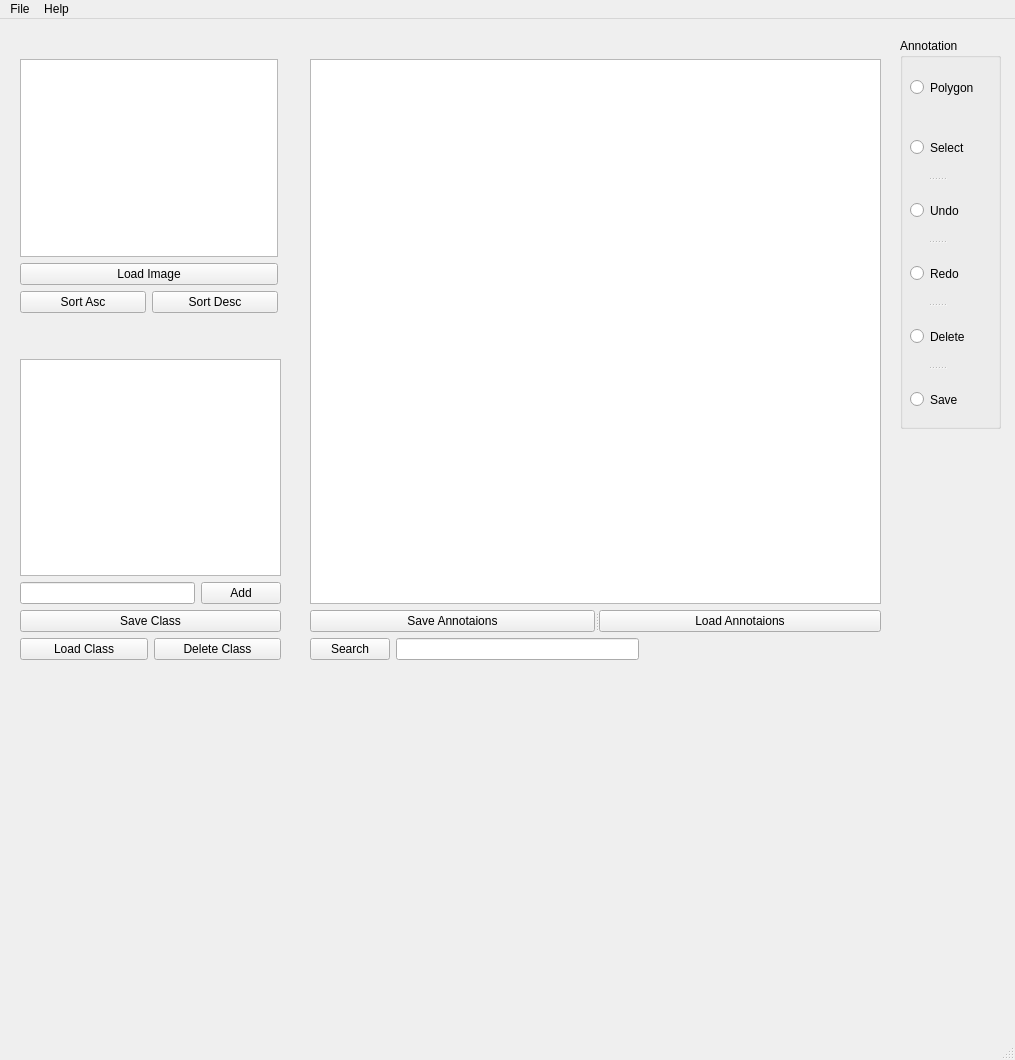
<?xml version="1.0" encoding="UTF-8"?>
<ui version="4.0">
 <class>MainWindow</class>
 <widget class="QMainWindow" name="MainWindow">
  <property name="geometry">
   <rect>
    <x>0</x>
    <y>0</y>
    <width>1015</width>
    <height>1060</height>
   </rect>
  </property>
  <property name="windowTitle">
   <string>MainWindow</string>
  </property>
  <widget class="QWidget" name="centralwidget">
   <widget class="QRadioButton" name="polyShape">
    <property name="geometry">
     <rect>
      <x>910</x>
      <y>60</y>
      <width>82</width>
      <height>17</height>
     </rect>
    </property>
    <property name="text">
     <string>Polygon</string>
    </property>
   </widget>
   <widget class="QGroupBox" name="groupBox_4">
    <property name="geometry">
     <rect>
      <x>900</x>
      <y>19</y>
      <width>101</width>
      <height>391</height>
     </rect>
    </property>
    <property name="title">
     <string>Annotation</string>
    </property>
    <widget class="QSplitter" name="splitter_4">
     <property name="geometry">
      <rect>
       <x>10</x>
       <y>80</y>
       <width>54</width>
       <height>311</height>
      </rect>
     </property>
     <property name="orientation">
      <enum>Qt::Vertical</enum>
     </property>
     <widget class="QRadioButton" name="radioButton_2">
      <property name="text">
       <string>Select</string>
      </property>
     </widget>
     <widget class="QRadioButton" name="radioButton_3">
      <property name="text">
       <string>Undo</string>
      </property>
     </widget>
     <widget class="QRadioButton" name="radioButton_5">
      <property name="text">
       <string>Redo</string>
      </property>
     </widget>
     <widget class="QRadioButton" name="radioButton_4">
      <property name="text">
       <string>Delete</string>
      </property>
     </widget>
     <widget class="QRadioButton" name="radioButton_6">
      <property name="text">
       <string>Save</string>
      </property>
     </widget>
    </widget>
   </widget>
   <widget class="QSplitter" name="splitter_5">
    <property name="geometry">
     <rect>
      <x>0</x>
      <y>0</y>
      <width>0</width>
      <height>0</height>
     </rect>
    </property>
    <property name="orientation">
     <enum>Qt::Vertical</enum>
    </property>
   </widget>
   <widget class="QWidget" name="layoutWidget">
    <property name="geometry">
     <rect>
      <x>20</x>
      <y>340</y>
      <width>261</width>
      <height>301</height>
     </rect>
    </property>
    <layout class="QVBoxLayout" name="verticalLayout">
     <item>
      <widget class="QListWidget" name="classList"/>
     </item>
     <item>
      <layout class="QHBoxLayout" name="horizontalLayout">
       <item>
        <widget class="QLineEdit" name="addClassText"/>
       </item>
       <item>
        <widget class="QPushButton" name="addClass">
         <property name="maximumSize">
          <size>
           <width>16777215</width>
           <height>30</height>
          </size>
         </property>
         <property name="text">
          <string>Add</string>
         </property>
        </widget>
       </item>
      </layout>
     </item>
     <item>
      <widget class="QPushButton" name="saveClass">
       <property name="text">
        <string>Save Class</string>
       </property>
      </widget>
     </item>
     <item>
      <layout class="QHBoxLayout" name="horizontalLayout_2">
       <item>
        <widget class="QPushButton" name="loadClass">
         <property name="text">
          <string>Load Class</string>
         </property>
        </widget>
       </item>
       <item>
        <widget class="QPushButton" name="deleteClass">
         <property name="text">
          <string>Delete Class</string>
         </property>
        </widget>
       </item>
      </layout>
     </item>
    </layout>
   </widget>
   <widget class="QWidget" name="">
    <property name="geometry">
     <rect>
      <x>310</x>
      <y>40</y>
      <width>571</width>
      <height>601</height>
     </rect>
    </property>
    <layout class="QVBoxLayout" name="verticalLayout_2">
     <item>
      <widget class="QGraphicsView" name="graphicsView"/>
     </item>
     <item>
      <widget class="QSplitter" name="splitter_3">
       <property name="orientation">
        <enum>Qt::Horizontal</enum>
       </property>
       <widget class="QPushButton" name="pushButton_5">
        <property name="text">
         <string>Save Annotaions</string>
        </property>
       </widget>
       <widget class="QPushButton" name="pushButton_6">
        <property name="text">
         <string>Load Annotaions</string>
        </property>
       </widget>
      </widget>
     </item>
     <item>
      <layout class="QHBoxLayout" name="horizontalLayout_4">
       <item>
        <widget class="QPushButton" name="searchButton">
         <property name="text">
          <string>Search</string>
         </property>
        </widget>
       </item>
       <item>
        <widget class="QLineEdit" name="searchLineEdit"/>
       </item>
       <item>
        <spacer name="horizontalSpacer">
         <property name="orientation">
          <enum>Qt::Horizontal</enum>
         </property>
         <property name="sizeHint" stdset="0">
          <size>
           <width>218</width>
           <height>20</height>
          </size>
         </property>
        </spacer>
       </item>
      </layout>
     </item>
    </layout>
   </widget>
   <widget class="QWidget" name="">
    <property name="geometry">
     <rect>
      <x>20</x>
      <y>40</y>
      <width>258</width>
      <height>254</height>
     </rect>
    </property>
    <layout class="QVBoxLayout" name="verticalLayout_3">
     <item>
      <widget class="QListWidget" name="WidgetImgList"/>
     </item>
     <item>
      <widget class="QPushButton" name="pushButton">
       <property name="text">
        <string>Load Image</string>
       </property>
      </widget>
     </item>
     <item>
      <layout class="QHBoxLayout" name="horizontalLayout_3">
       <item>
        <widget class="QPushButton" name="imgSortAsc">
         <property name="text">
          <string>Sort Asc</string>
         </property>
        </widget>
       </item>
       <item>
        <widget class="QPushButton" name="imgSortDesc">
         <property name="text">
          <string>Sort Desc</string>
         </property>
        </widget>
       </item>
      </layout>
     </item>
    </layout>
   </widget>
   <zorder>layoutWidget</zorder>
   <zorder>splitter_3</zorder>
   <zorder>splitter_5</zorder>
   <zorder>groupBox_4</zorder>
   <zorder>graphicsView</zorder>
   <zorder>polyShape</zorder>
   <zorder>layoutWidget</zorder>
   <zorder>searchButton</zorder>
   <zorder>searchLineEdit</zorder>
   <zorder>WidgetImgList</zorder>
   <zorder>imgSortDesc</zorder>
   <zorder>imgSortAsc</zorder>
   <zorder>pushButton</zorder>
  </widget>
  <widget class="QMenuBar" name="menubar">
   <property name="geometry">
    <rect>
     <x>0</x>
     <y>0</y>
     <width>1015</width>
     <height>21</height>
    </rect>
   </property>
   <widget class="QMenu" name="menuImages">
    <property name="title">
     <string>File</string>
    </property>
    <addaction name="actionLoad"/>
    <addaction name="actionSave"/>
    <addaction name="actionExit"/>
   </widget>
   <widget class="QMenu" name="menuHelp">
    <property name="title">
     <string>Help</string>
    </property>
    <addaction name="actionBug_Report"/>
    <addaction name="actionFAQ"/>
    <addaction name="actionF_A_Q"/>
    <addaction name="actionSoftware_Information"/>
   </widget>
   <addaction name="menuImages"/>
   <addaction name="menuHelp"/>
  </widget>
  <widget class="QStatusBar" name="statusbar"/>
  <action name="actionLoad">
   <property name="text">
    <string>Load</string>
   </property>
  </action>
  <action name="actionSave">
   <property name="text">
    <string>Save</string>
   </property>
  </action>
  <action name="actionExit">
   <property name="text">
    <string>Exit</string>
   </property>
  </action>
  <action name="actionFAQ">
   <property name="text">
    <string>Contact</string>
   </property>
  </action>
  <action name="actionF_A_Q">
   <property name="text">
    <string>F.A.Q.</string>
   </property>
  </action>
  <action name="actionBug_Report">
   <property name="text">
    <string>Bug Report</string>
   </property>
  </action>
  <action name="actionSoftware_Information">
   <property name="text">
    <string>Software Information</string>
   </property>
  </action>
 </widget>
 <resources/>
 <connections/>
</ui>
